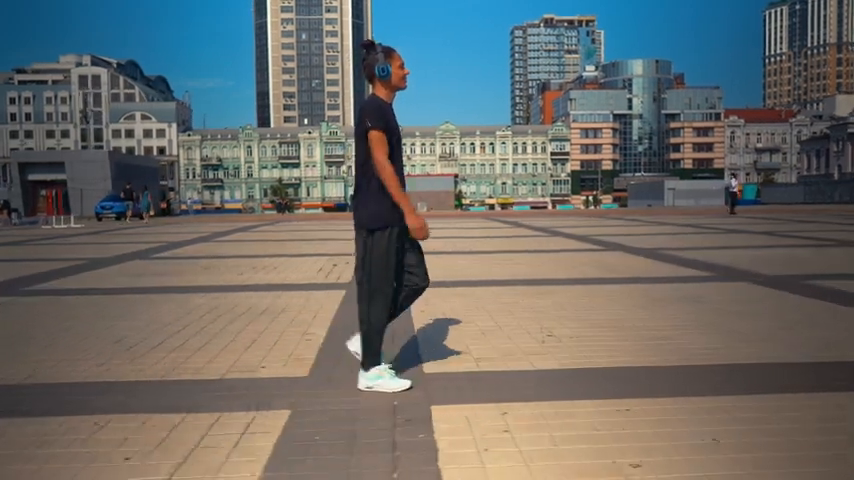
#> input picture frame 35 of Images/Man-walking.mp4, 854 x 480 px
$ python comparison.py
#> lines starting #> are read from the running program, lines starting #| are printed output that depends on the picture; after the words box and inside, x2 and y2 are one past the last pixel; in counts of white or black regions, pixels touching at a corner belong together
# compare_dense_sparse.py
import cv2
import numpy as np

video_path = r"../Images/Man-walking.mp4"  # or 0 for webcam
cap = cv2.VideoCapture(video_path)

# LK params
feature_params = dict(maxCorners=300, qualityLevel=0.01, minDistance=7, blockSize=7)
lk_params = dict(winSize=(21,21), maxLevel=3,
                 criteria=(cv2.TERM_CRITERIA_EPS | cv2.TERM_CRITERIA_COUNT, 30, 0.01))

ret, prev = cap.read()
#> prev is the input picture: shape (480, 854, 3); mean B, G, R 104.5, 107.5, 106.5
if not ret:
    raise SystemExit("Cannot read video")
prev_gray = cv2.cvtColor(prev, cv2.COLOR_BGR2GRAY)
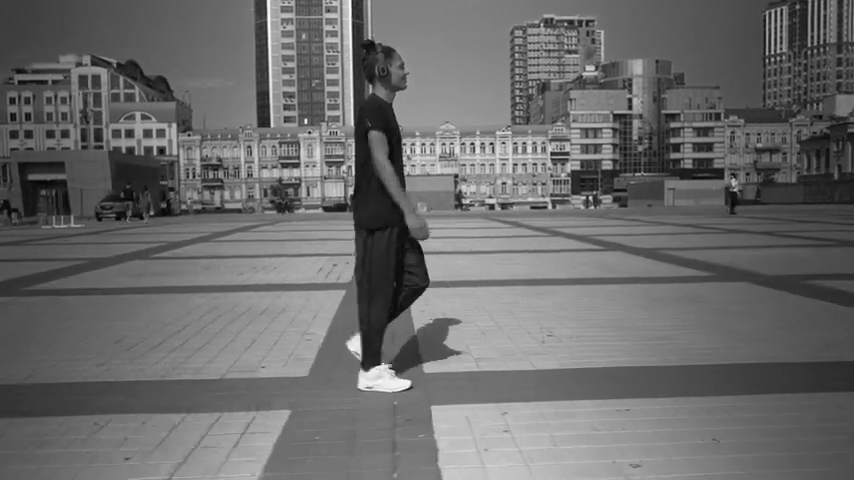
#> prev_gray: shape (480, 854); min 1, max 255, mean 106.9
p0 = cv2.goodFeaturesToTrack(prev_gray, mask=None, **feature_params)
#> p0 = 300 rows, first 8: [551, 155], [472, 144], [491, 144], [586, 197], [298, 162], [492, 206], [305, 121], [409, 382]

hsv = np.zeros_like(prev)
hsv[..., 1] = 255

mask_lk = np.zeros_like(prev)

while True:
    ret, frame = cap.read()
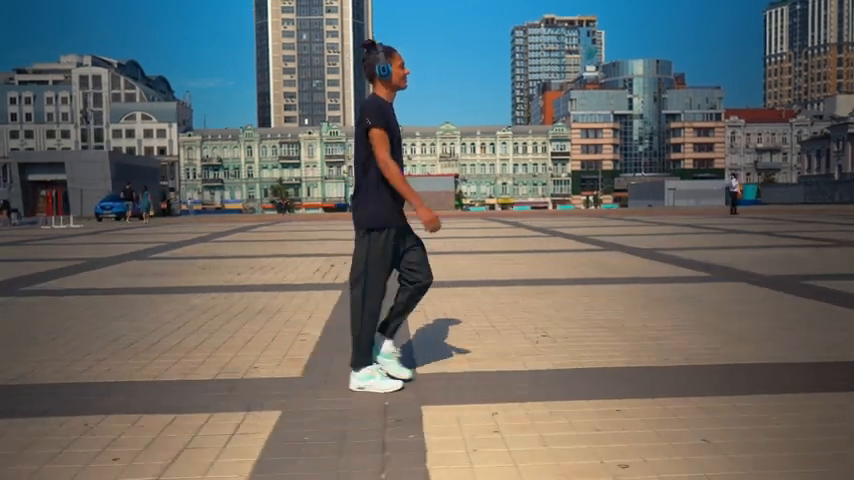
#> input picture frame 36 of Images/Man-walking.mp4, 854 x 480 px
#> frame is the input picture: shape (480, 854, 3); mean B, G, R 104.2, 107.3, 106
    if not ret:
        break
    gray = cv2.cvtColor(frame, cv2.COLOR_BGR2GRAY)

    # Dense Farneback
    flow = cv2.calcOpticalFlowFarneback(prev_gray, gray, None,
                                        0.5, 3, 15, 3, 5, 1.2, 0)
    mag, ang = cv2.cartToPolar(flow[..., 0], flow[..., 1])
    hsv[..., 0] = ang * 180 / np.pi / 2
    hsv[..., 2] = cv2.normalize(mag, None, 0, 255, cv2.NORM_MINMAX)
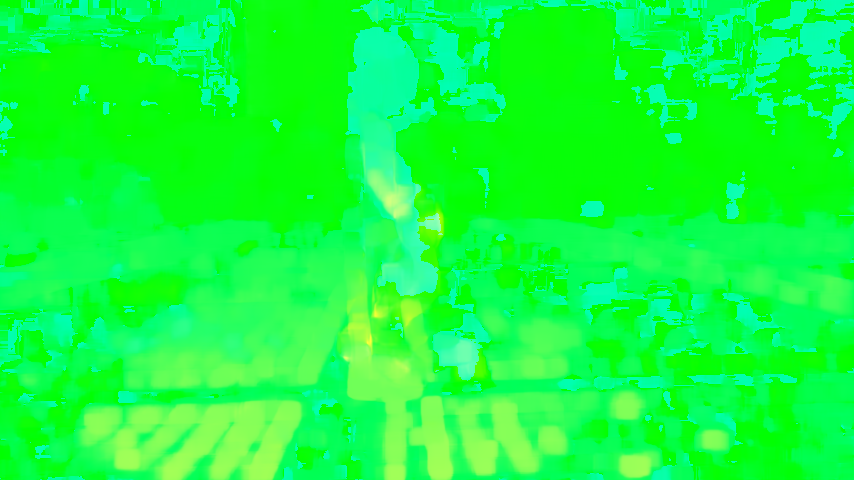
#> hsv: shape (480, 854, 3); mean of channels 0, 1, 2 61.8, 255, 20.4; drawn as B, G, R
    flow_bgr = cv2.cvtColor(hsv, cv2.COLOR_HSV2BGR)
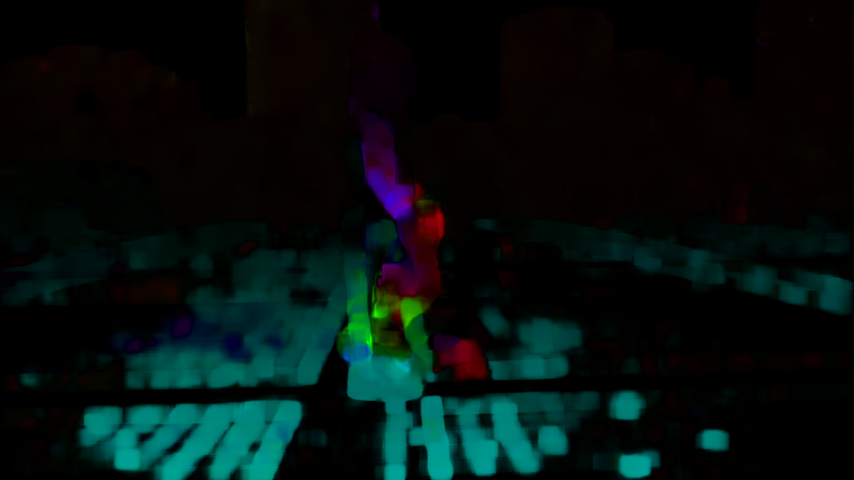
#> flow_bgr: shape (480, 854, 3); mean B, G, R 14.8, 16.4, 4

    # Sparse LK
    p1, st, err = cv2.calcOpticalFlowPyrLK(prev_gray, gray, p0, None, **lk_params)
#> p1 = 300 rows, first 8: [551.5, 155.1], [472.4, 144.2], [491.5, 144.3], [586.4, 197], [298.5, 162.2], [492.3, 206], [305.5, 121.2], [409.6, 371.5]; st = 300 values from 1 to 1; err = 300 values, max 88.03 at index 81, min 1.24 at index 276, mean 4.34
    if p1 is not None:
        good_new = p1[st.flatten() == 1]
#> good_new has the same summary as p1
        good_old = p0[st.flatten() == 1]
#> good_old has the same summary as p0
        for new, old in zip(good_new, good_old):
            a, b = new.ravel().astype(int)
            c, d = old.ravel().astype(int)
            cv2.line(mask_lk, (a, b), (c, d), (0, 255, 0), 2)
            cv2.circle(frame, (a, b), 3, (0, 255, 0), -1)
#> this loop made 300 passes
#> (new, a, b, c, d) on passes 1 to 3: ([[551.5, 155.1]], 551, 155, 551, 155), ([[472.4, 144.2]], 472, 144, 472, 144), ([[491.5, 144.3]], 491, 144, 491, 144)
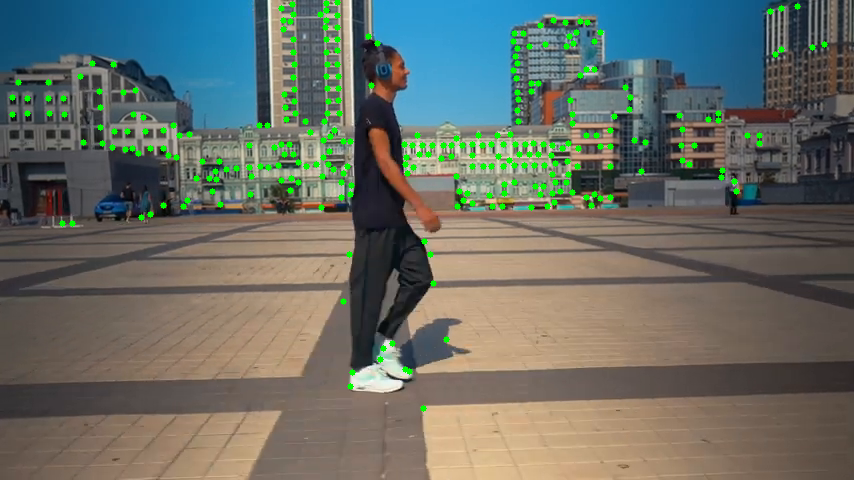
#> frame: shape (480, 854, 3); 2.12% of pixels changed, all inside (x1, y1, x2, y2) = (9, 0, 828, 412)
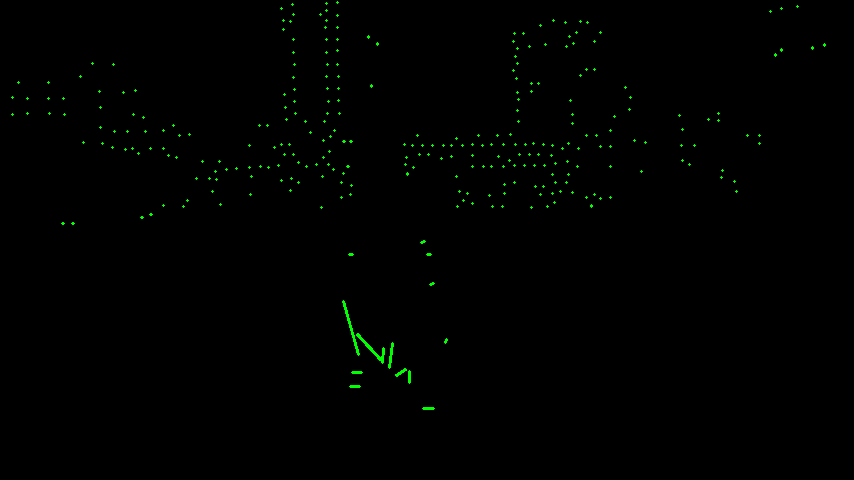
#> mask_lk: shape (480, 854, 3); mean B, G, R 0, 1.3, 0

        p0 = good_new.reshape(-1, 1, 2)
#> p0 has the same summary as p1
    else:
        # re-detect features if lost
        p0 = cv2.goodFeaturesToTrack(prev_gray, mask=None, **feature_params)
        mask_lk = np.zeros_like(prev)

    # Compose side-by-side
    left = frame  # with LK overlay lines and points
    right = flow_bgr

    # resize to equal heights if needed
    h = left.shape[0]
#> h = 480
    right = cv2.resize(right, (left.shape[1], h))

    combined = np.hstack((left, right))
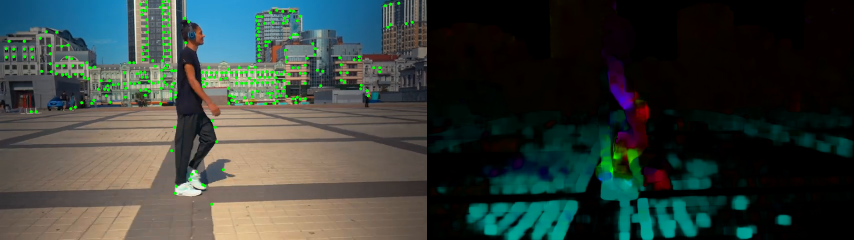
#> combined: shape (480, 1708, 3) (shown at 1/2 size); mean B, G, R 58.3, 63.4, 53.8
    cv2.imshow("Sparse LK (left)  |  Dense Farneback (right)", combined)

    key = cv2.waitKey(1) & 0xFF
#> (key Esc is pressed here)
    if key == 27:
        break

    prev_gray = gray

cap.release()
cv2.destroyAllWindows()

$ run again, starting later in the video
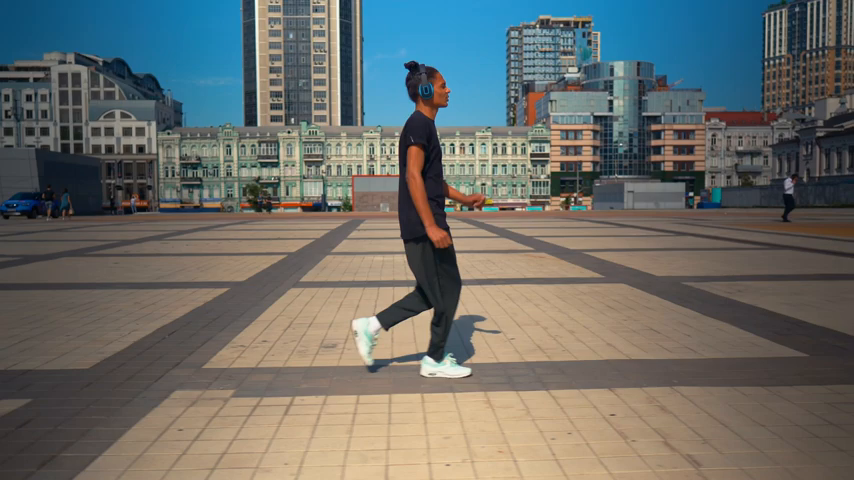
#> input picture frame 160 of Images/Man-walking.mp4, 854 x 480 px
#> prev is the input picture: shape (480, 854, 3); mean B, G, R 105.2, 109.1, 106.5
#> `p0 = cv2.goodFeaturesToTrack(prev_gray, mask=None, **feature_params)`: p0 = 300 rows, first 8: [447, 201], [452, 145], [532, 154], [276, 158], [471, 145], [542, 150], [573, 196], [504, 166]
#> p1 = 300 rows, first 8: [447.3, 209.3], [451.8, 144.9], [531.8, 154], [275.8, 157.8], [470.7, 145], [541.8, 150], [572.7, 196], [503.8, 166]; st = 300 values from 1 to 1; err = 300 values, max 30.55 at index 63, min 0 at index 25, mean 3.83
#> good_new has the same summary as p1
#> good_old has the same summary as p0
#> the loop `for new, old in zip(good_new, good_old):` made 300 passes
#> (new, a, b, c, d) on passes 1 to 3: ([[447.3, 209.3]], 447, 209, 447, 201), ([[451.8, 144.9]], 451, 144, 452, 145), ([[531.8, 154]], 531, 154, 532, 154)
#> after the loop `for new, old in zip(good_new, good_old):`:
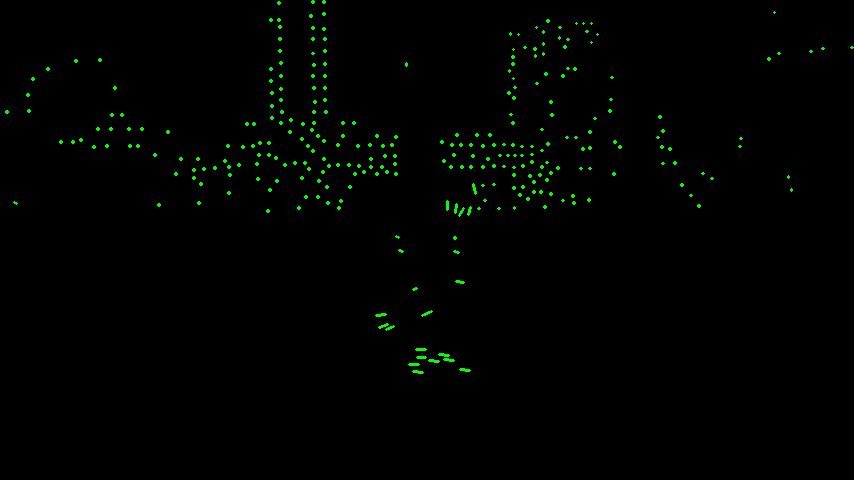
#> mask_lk: shape (480, 854, 3); mean B, G, R 0, 2.3, 0
#> `p0 = good_new.reshape(-1, 1, 2)`: p0 has the same summary as p1
#> `combined = np.hstack((left, right))`:
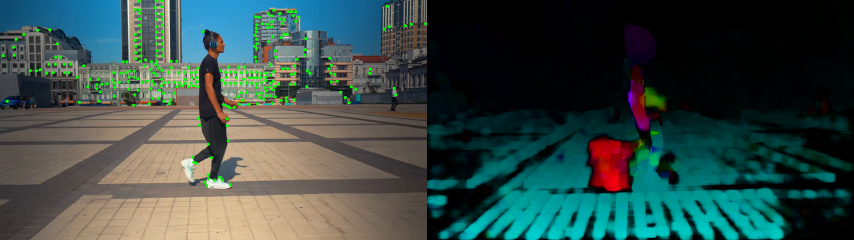
#> combined: shape (480, 1708, 3) (shown at 1/2 size); mean B, G, R 70.7, 75, 54.4

$ run again, starting later in the video
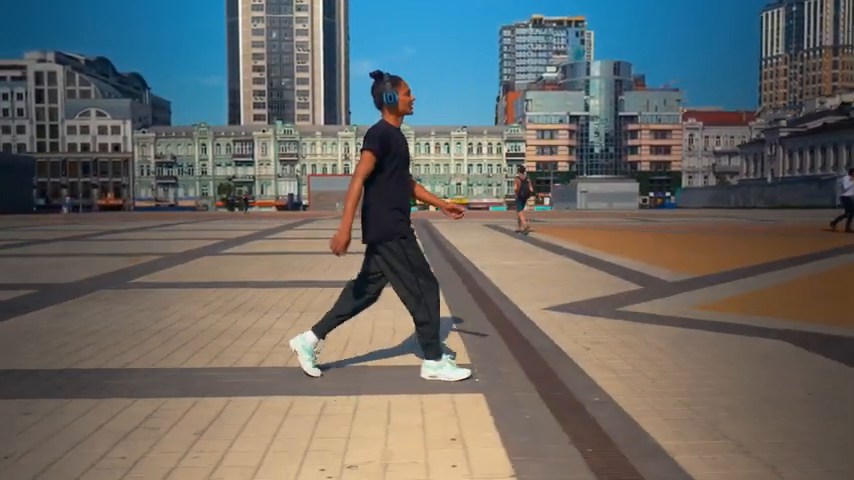
#> input picture frame 284 of Images/Man-walking.mp4, 854 x 480 px
#> prev is the input picture: shape (480, 854, 3); mean B, G, R 102.3, 105.2, 104.6
#> `p0 = cv2.goodFeaturesToTrack(prev_gray, mask=None, **feature_params)`: p0 = 300 rows, first 8: [506, 156], [517, 150], [431, 207], [251, 157], [651, 195], [479, 166], [447, 144], [668, 195]
#> p1 = 300 rows, first 8: [506.5, 156], [517.5, 150], [430.4, 209.4], [251.5, 157.2], [651.5, 195.2], [479.5, 166], [447.4, 144], [668.5, 195.2]; st = 300 values from 1 to 1; err = 300 values, max 33.53 at index 43, min 0.94 at index 285, mean 4.44
#> good_new has the same summary as p1
#> good_old has the same summary as p0
#> the loop `for new, old in zip(good_new, good_old):` made 300 passes
#> (new, a, b, c, d) on passes 1 to 3: ([[506.5, 156]], 506, 156, 506, 156), ([[517.5, 150]], 517, 150, 517, 150), ([[430.4, 209.4]], 430, 209, 431, 207)
#> after the loop `for new, old in zip(good_new, good_old):`:
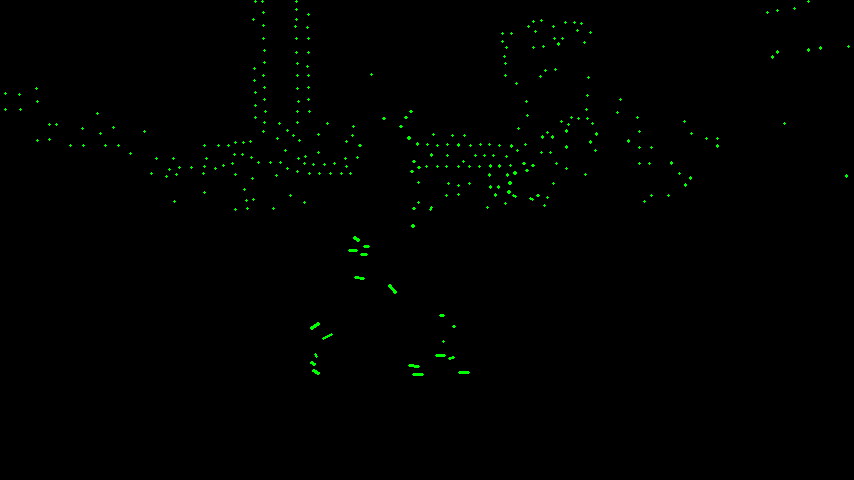
#> mask_lk: shape (480, 854, 3); mean B, G, R 0, 1.3, 0
#> `p0 = good_new.reshape(-1, 1, 2)`: p0 has the same summary as p1
#> `combined = np.hstack((left, right))`:
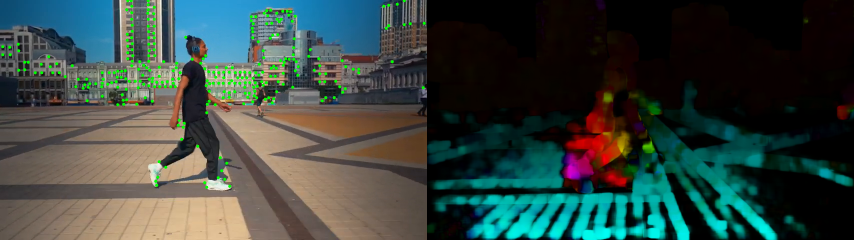
#> combined: shape (480, 1708, 3) (shown at 1/2 size); mean B, G, R 64.3, 69.8, 55.4
